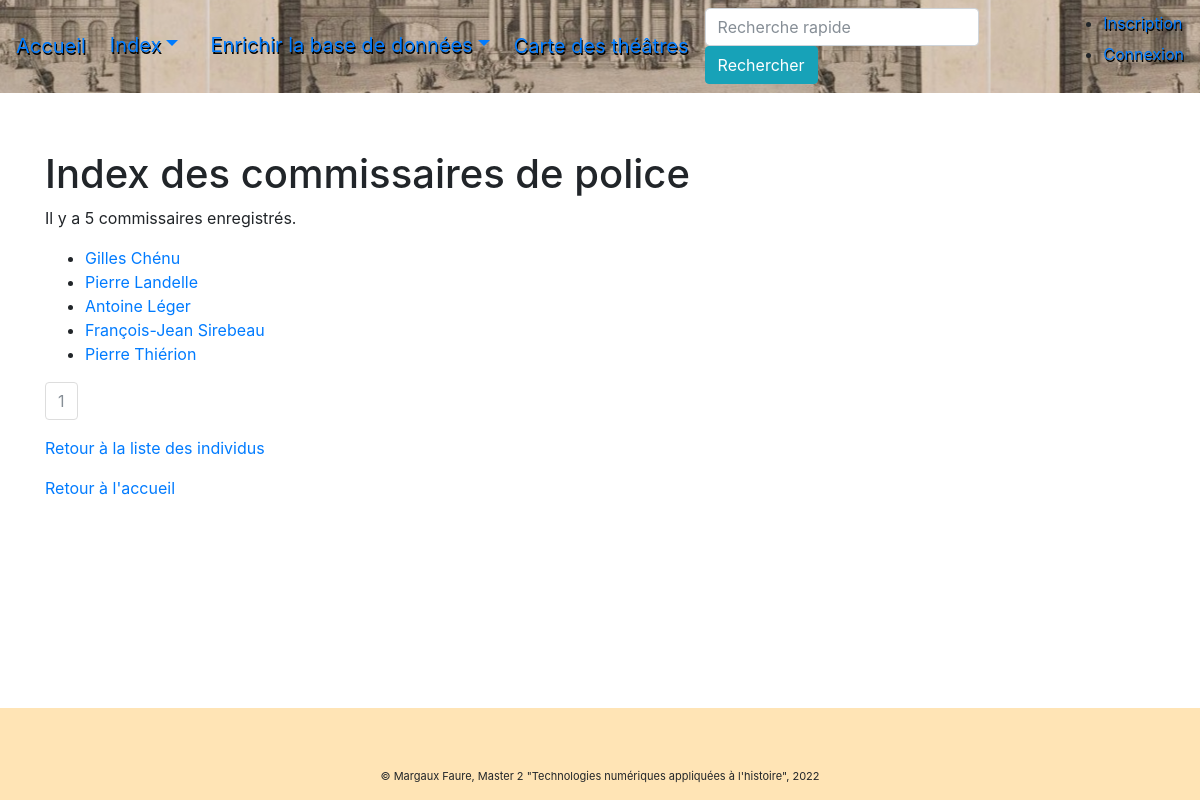
/commissaires, run on the app's committed database.
### pv_theatres/modeles/donnees.py (models this page shows, shortened)
class Personne(db.Model):
    id = db.Column(db.Integer, nullable=False, autoincrement=True, primary_key=True)
    nom = db.Column(db.Text, nullable=False)
    prenom = db.Column(db.Text)
    qualite = db.Column(db.Text)
    proces_verbaux_commissaires = db.relationship("ProcesVerbal", back_populates="commissaires",
                                                  foreign_keys="ProcesVerbal.id_commissaire")
    proces_verbaux_victimes = db.relationship("ProcesVerbal", back_populates="victimes",
                                              foreign_keys="ProcesVerbal.id_victime")
    adresses = db.relationship("Adresse", secondary=Habite, back_populates="personnes")
    authorships = db.relationship("Authorship", back_populates="personne")

### pv_theatres/routes/generic.py (the view)
@app.route("/commissaires")
def commissaires_liste():
    page = request.args.get("page", 1)
    if isinstance(page, str) and page.isdigit():
        page = int(page)
    else:
        page = 1
    commissaires = Personne.query.filter(Personne.qualite == 'commissaire de police').order_by(Personne.nom.asc())\
        .paginate(page=page, per_page=RESULTATS_PAR_PAGE)
    return render_template("pages/commissaires.html", nom="Commissaires", commissaires=commissaires)

### pv_theatres/templates/pages/commissaires.html (shortened to what this page needs)
{% extends "conteneur.html" %}
{% block corps %}
{% if commissaires %}
    <h1>Index des commissaires de police</h1>
    <p>Il y a {{commissaires.total}} commissaires enregistrés.</p>
    <ul>
    {% for commissaire in commissaires.items %}
        <li><a href="{{url_for('personne', id=commissaire.id)}}">{{commissaire.prenom}} {{commissaire.nom}}</a></li>
    {% endfor %}
    </ul>
     <nav aria-label="research-pagination">
            <ul class="pagination">
                {%- for page in commissaires.iter_pages() %}
                    {% if page %}
                        {% if page != commissaires.page %}
                            <li class="page-item">
                                <a class="page-link" href="{{ url_for('commissaires_liste', page=page) }}">{{page}}</a>
                            </li>
                        {% else %}
                            <li class="page-item active disabled">
                                <a class="page-link">{{page}} <span class="sr-only">(actuelle)</span></a>
                            </li>
                        {% endif %}
                    {% else %}
                        <li class="page-item disabled">
                            <a class="page-link">...</a>
                        </li>
                    {% endif %}
                {%- endfor %}
            </ul>
        </nav>
    <p><a href="{{url_for('personnes_liste')}}">Retour à la liste des individus</a></p>
    <p><a href="{{url_for('accueil')}}">Retour à l'accueil</a></p>
    {% else %}
        <p>La base de données est en cours de constitution</p>
    {% endif %}
{% endblock %}

### data on the page
Personne: prenom "Gilles", nom "Chénu"
Personne: prenom "Pierre", nom "Landelle"
Personne: prenom "Antoine", nom "Léger"
Personne: prenom "François-Jean", nom "Sirebeau"
Personne: prenom "Pierre", nom "Thiérion"

### other printed values
{{ commissaires.total }} "5"
{{ page }} "1"
